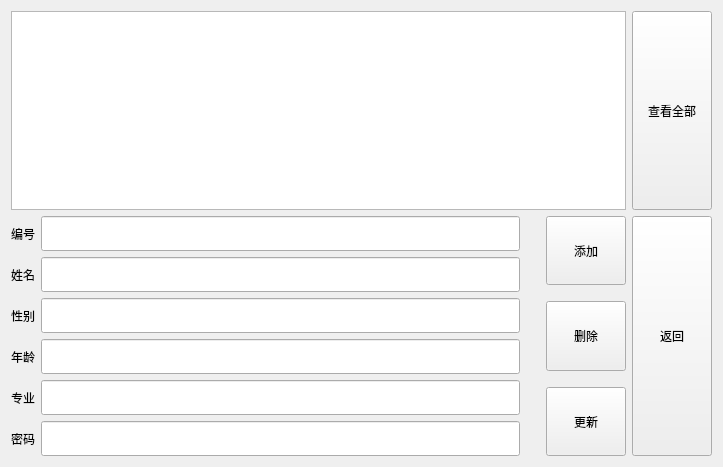
<?xml version="1.0" encoding="UTF-8"?>
<ui version="4.0">
 <class>manage_student</class>
 <widget class="QWidget" name="manage_student">
  <property name="geometry">
   <rect>
    <x>0</x>
    <y>0</y>
    <width>723</width>
    <height>467</height>
   </rect>
  </property>
  <property name="windowTitle">
   <string>Form</string>
  </property>
  <property name="styleSheet">
   <string notr="true"/>
  </property>
  <layout class="QVBoxLayout" name="verticalLayout_4">
   <item>
    <layout class="QVBoxLayout" name="verticalLayout_3">
     <item>
      <layout class="QHBoxLayout" name="horizontalLayout_8">
       <item>
        <widget class="QTableWidget" name="tableWidget">
         <property name="styleSheet">
          <string notr="true">font: 12pt &quot;Arial&quot;;</string>
         </property>
        </widget>
       </item>
       <item>
        <widget class="QPushButton" name="seeAllButton">
         <property name="sizePolicy">
          <sizepolicy hsizetype="Minimum" vsizetype="Minimum">
           <horstretch>0</horstretch>
           <verstretch>0</verstretch>
          </sizepolicy>
         </property>
         <property name="styleSheet">
          <string notr="true">font: 87 11pt &quot;Arial Black&quot;;</string>
         </property>
         <property name="text">
          <string>查看全部</string>
         </property>
        </widget>
       </item>
      </layout>
     </item>
     <item>
      <layout class="QHBoxLayout" name="horizontalLayout_7">
       <item>
        <layout class="QVBoxLayout" name="verticalLayout">
         <item>
          <layout class="QHBoxLayout" name="horizontalLayout">
           <item>
            <widget class="QLabel" name="label">
             <property name="styleSheet">
              <string notr="true">font: 87 11pt &quot;Arial Black&quot;;</string>
             </property>
             <property name="text">
              <string>编号</string>
             </property>
            </widget>
           </item>
           <item>
            <widget class="QLineEdit" name="idLineEdit">
             <property name="minimumSize">
              <size>
               <width>35</width>
               <height>35</height>
              </size>
             </property>
             <property name="styleSheet">
              <string notr="true">font: 12pt &quot;Arial&quot;;</string>
             </property>
            </widget>
           </item>
          </layout>
         </item>
         <item>
          <layout class="QHBoxLayout" name="horizontalLayout_2">
           <item>
            <widget class="QLabel" name="label_2">
             <property name="styleSheet">
              <string notr="true">font: 87 11pt &quot;Arial Black&quot;;</string>
             </property>
             <property name="text">
              <string>姓名</string>
             </property>
            </widget>
           </item>
           <item>
            <widget class="QLineEdit" name="nameLineEdit">
             <property name="minimumSize">
              <size>
               <width>35</width>
               <height>35</height>
              </size>
             </property>
             <property name="styleSheet">
              <string notr="true">font: 12pt &quot;Arial&quot;;</string>
             </property>
            </widget>
           </item>
          </layout>
         </item>
         <item>
          <layout class="QHBoxLayout" name="horizontalLayout_3">
           <item>
            <widget class="QLabel" name="label_3">
             <property name="styleSheet">
              <string notr="true">font: 87 11pt &quot;Arial Black&quot;;</string>
             </property>
             <property name="text">
              <string>性别</string>
             </property>
            </widget>
           </item>
           <item>
            <widget class="QLineEdit" name="sexLineEdit">
             <property name="minimumSize">
              <size>
               <width>35</width>
               <height>35</height>
              </size>
             </property>
             <property name="styleSheet">
              <string notr="true">font: 12pt &quot;Arial&quot;;</string>
             </property>
            </widget>
           </item>
          </layout>
         </item>
         <item>
          <layout class="QHBoxLayout" name="horizontalLayout_5">
           <item>
            <widget class="QLabel" name="label_5">
             <property name="styleSheet">
              <string notr="true">font: 87 11pt &quot;Arial Black&quot;;</string>
             </property>
             <property name="text">
              <string>年龄</string>
             </property>
            </widget>
           </item>
           <item>
            <widget class="QLineEdit" name="ageLineEdit">
             <property name="minimumSize">
              <size>
               <width>35</width>
               <height>35</height>
              </size>
             </property>
             <property name="styleSheet">
              <string notr="true">font: 12pt &quot;Arial&quot;;</string>
             </property>
            </widget>
           </item>
          </layout>
         </item>
         <item>
          <layout class="QHBoxLayout" name="horizontalLayout_4">
           <item>
            <widget class="QLabel" name="label_4">
             <property name="styleSheet">
              <string notr="true">font: 87 11pt &quot;Arial Black&quot;;</string>
             </property>
             <property name="text">
              <string>专业</string>
             </property>
            </widget>
           </item>
           <item>
            <widget class="QLineEdit" name="majorLineEdit">
             <property name="minimumSize">
              <size>
               <width>35</width>
               <height>35</height>
              </size>
             </property>
             <property name="styleSheet">
              <string notr="true">font: 12pt &quot;Arial&quot;;</string>
             </property>
            </widget>
           </item>
          </layout>
         </item>
         <item>
          <layout class="QHBoxLayout" name="horizontalLayout_6">
           <item>
            <widget class="QLabel" name="label_6">
             <property name="styleSheet">
              <string notr="true">font: 87 11pt &quot;Arial Black&quot;;</string>
             </property>
             <property name="text">
              <string>密码</string>
             </property>
            </widget>
           </item>
           <item>
            <widget class="QLineEdit" name="passwardLineEdit">
             <property name="minimumSize">
              <size>
               <width>35</width>
               <height>35</height>
              </size>
             </property>
             <property name="styleSheet">
              <string notr="true">font: 12pt &quot;Arial&quot;;</string>
             </property>
            </widget>
           </item>
          </layout>
         </item>
        </layout>
       </item>
       <item>
        <spacer name="horizontalSpacer">
         <property name="orientation">
          <enum>Qt::Horizontal</enum>
         </property>
         <property name="sizeType">
          <enum>QSizePolicy::Fixed</enum>
         </property>
         <property name="sizeHint" stdset="0">
          <size>
           <width>20</width>
           <height>20</height>
          </size>
         </property>
        </spacer>
       </item>
       <item>
        <layout class="QVBoxLayout" name="verticalLayout_2">
         <item>
          <widget class="QPushButton" name="insertButton">
           <property name="sizePolicy">
            <sizepolicy hsizetype="Preferred" vsizetype="Preferred">
             <horstretch>0</horstretch>
             <verstretch>0</verstretch>
            </sizepolicy>
           </property>
           <property name="styleSheet">
            <string notr="true">font: 87 11pt &quot;Arial Black&quot;;</string>
           </property>
           <property name="text">
            <string>添加</string>
           </property>
          </widget>
         </item>
         <item>
          <spacer name="verticalSpacer_3">
           <property name="orientation">
            <enum>Qt::Vertical</enum>
           </property>
           <property name="sizeType">
            <enum>QSizePolicy::Fixed</enum>
           </property>
           <property name="sizeHint" stdset="0">
            <size>
             <width>20</width>
             <height>10</height>
            </size>
           </property>
          </spacer>
         </item>
         <item>
          <widget class="QPushButton" name="deleteButton">
           <property name="sizePolicy">
            <sizepolicy hsizetype="Preferred" vsizetype="Preferred">
             <horstretch>0</horstretch>
             <verstretch>0</verstretch>
            </sizepolicy>
           </property>
           <property name="styleSheet">
            <string notr="true">font: 87 11pt &quot;Arial Black&quot;;</string>
           </property>
           <property name="text">
            <string>删除</string>
           </property>
          </widget>
         </item>
         <item>
          <spacer name="verticalSpacer_4">
           <property name="orientation">
            <enum>Qt::Vertical</enum>
           </property>
           <property name="sizeType">
            <enum>QSizePolicy::Fixed</enum>
           </property>
           <property name="sizeHint" stdset="0">
            <size>
             <width>20</width>
             <height>10</height>
            </size>
           </property>
          </spacer>
         </item>
         <item>
          <widget class="QPushButton" name="updateButton">
           <property name="sizePolicy">
            <sizepolicy hsizetype="Preferred" vsizetype="Preferred">
             <horstretch>0</horstretch>
             <verstretch>0</verstretch>
            </sizepolicy>
           </property>
           <property name="styleSheet">
            <string notr="true">font: 87 11pt &quot;Arial Black&quot;;</string>
           </property>
           <property name="text">
            <string>更新</string>
           </property>
          </widget>
         </item>
        </layout>
       </item>
       <item>
        <widget class="QPushButton" name="backButton">
         <property name="sizePolicy">
          <sizepolicy hsizetype="Preferred" vsizetype="Preferred">
           <horstretch>0</horstretch>
           <verstretch>0</verstretch>
          </sizepolicy>
         </property>
         <property name="styleSheet">
          <string notr="true">font: 87 11pt &quot;Arial Black&quot;;</string>
         </property>
         <property name="text">
          <string>返回</string>
         </property>
        </widget>
       </item>
      </layout>
     </item>
    </layout>
   </item>
  </layout>
 </widget>
 <resources/>
 <connections/>
</ui>
